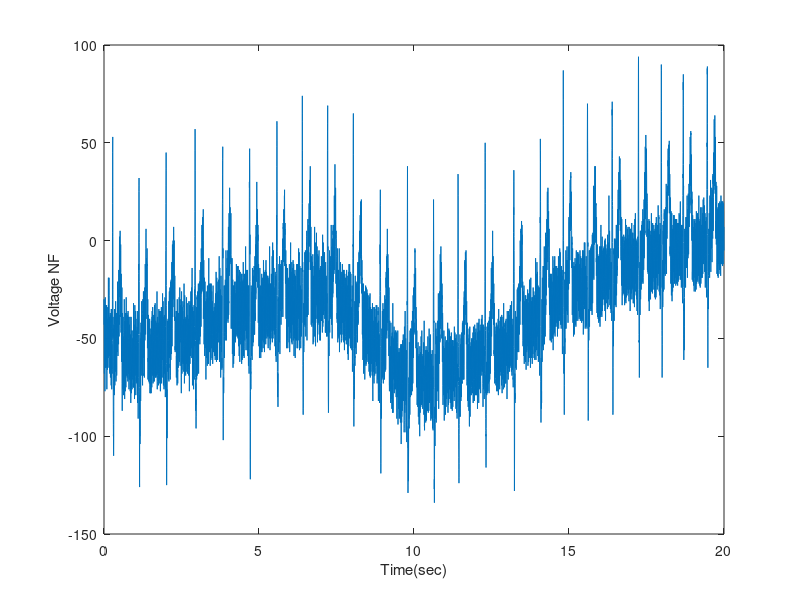
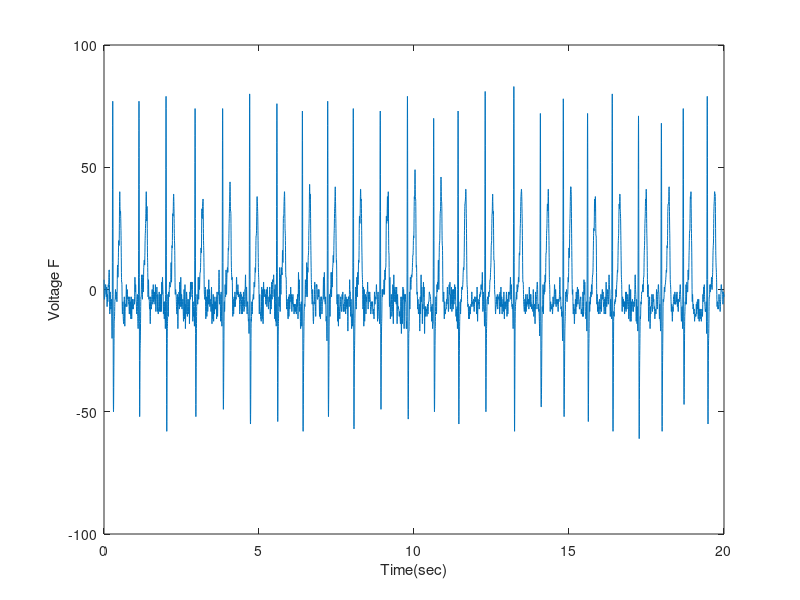
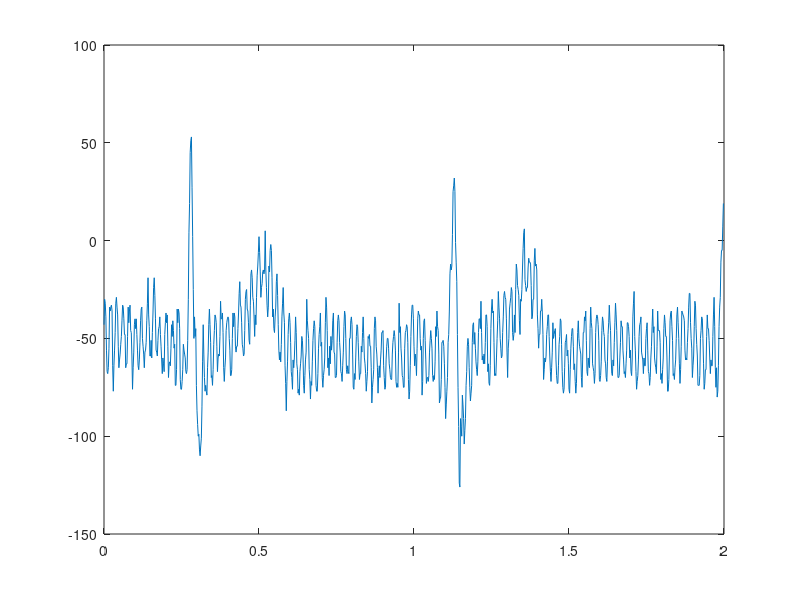
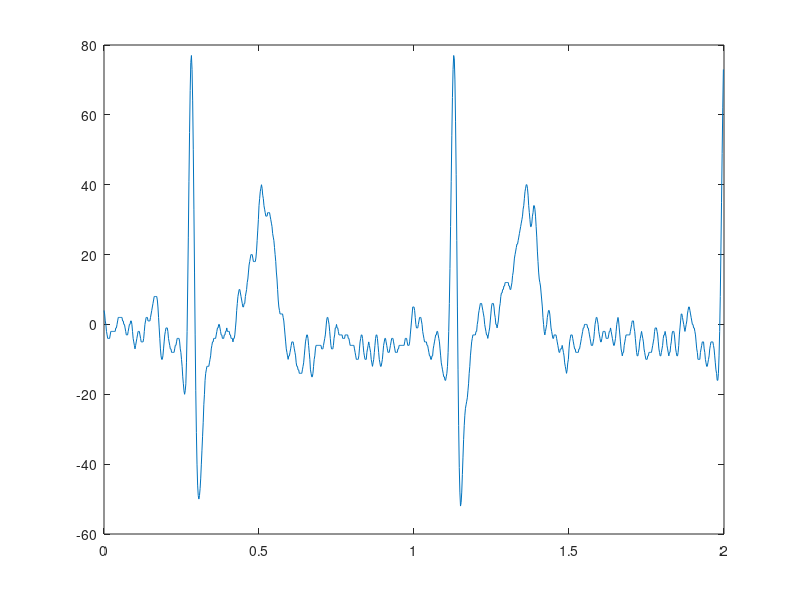

Write MATLAB code to recreate these figures, in order.
heart = load('rec_1m.mat');
t = 0:0.002:20-0.002;
figure(1);
plot(t,heart.val(1,:));
xlabel('Time(sec)');
ylabel('Voltage NF');
figure(2);
plot(t,heart.val(2,:));
xlabel('Time(sec)');
ylabel('Voltage F');
figure(3);
plot(t(1:1000),heart.val(1,1:1000));
figure(4);
plot(t(1:1000),heart.val(2,1:1000));
fs = 500; %Sampling frequency
%xFft = linspace(1000, fs/2, numel(heart.val(1,:)));
%xFft1=(0:length(heart.val(1,:))-1)*fs/(length(heart.val(1,:)));
xFft1=(-length(heart.val(1,:))/2:length(heart.val(1,:))/2-1)*(fs/length(heart.val(1,:)));
yFft1 = fft(heart.val(1,:)); 
yFft1 = fftshift(yFft1); 
figure(5);
plot(xFft1, abs(yFft1));
xlabel('Frequency(Hz)');
ylabel('Power NF');
%xFft2=(0:length(heart.val(2,:))-1)*fs/(length(heart.val(2,:)));
xFft2=(-length(heart.val(2,:))/2:length(heart.val(2,:))/2-1)*(fs/length(heart.val(2,:)));
yFft2 = fft(heart.val(2,:)); 
yFft2 = fftshift(yFft2); 
figure(6);
plot(xFft2, abs(yFft2));
xlabel('Frequency(Hz)');
ylabel('Power F');